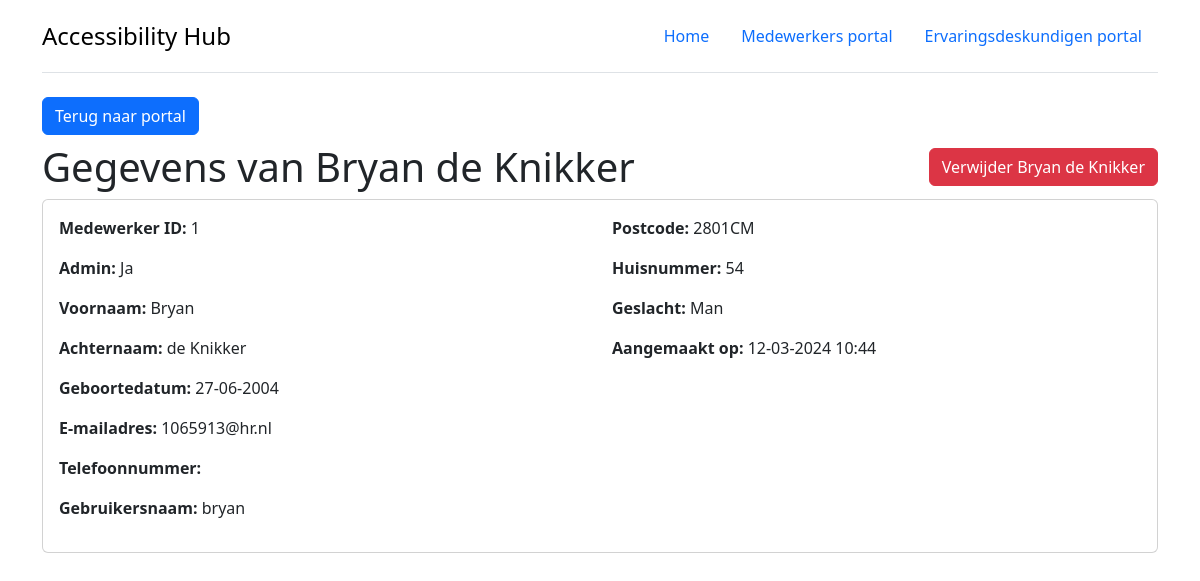
The app's page /medewerkers/medewerker/1/ with its own data.
### administrators/models.py (models this page shows, shortened)
class Medewerker(models.Model):
    medewerker_id = models.AutoField(primary_key=True)
    voornaam = models.CharField(max_length=255)
    achternaam = models.CharField(max_length=100)
    gebruikersnaam = models.CharField(max_length=255, default='')
    wachtwoord = models.CharField(max_length=255)
    emailadres = models.CharField(max_length=255)
    postcode = models.CharField(max_length=6)
    huisnummer = models.IntegerField()
    geslacht = models.CharField(max_length=10)
    telefoonnummer = models.CharField(max_length=15)
    geboortedatum = models.DateField()
    admin = models.BooleanField()
    created_at = models.DateTimeField(auto_now_add=True)
    class Meta:
        db_table = 'medewerkers'

### administrators/views.py (the view)
def medewerker(request, medewerker_id):
    medewerker = Medewerker.objects.get(medewerker_id=medewerker_id)
    return render(request, 'employee.html', {'medewerker': medewerker})

### administrators/templates/employee.html (shortened to what this page needs)
{% extends "base.html" %}
{% block content %}
<div class="container">
    <div class="row">
        <div class="col-md-12">
            <a class="btn btn-primary mb-2" href="/medewerkers/portal/" role="button">Terug naar portal</a>
            <div class="row">
                <div class="col-8 ">
                    <h1>Gegevens van {{ medewerker.voornaam }} {{ medewerker.achternaam }}</h1>
                </div>
                <div class="col-4 d-flex justify-content-end align-items-center">
                    <a class="btn btn-danger mb-2"
                        href="{% url 'administrators:verwijder_medewerker' medewerker.medewerker_id %}"
                        role="button">Verwijder {{ medewerker.voornaam }} {{ medewerker.achternaam }}</a>
                </div>
            </div>
            <div class="card">
                <div class="card-body">
                    <div class="row">
                        <div class="col-6">
                            <p><b>Medewerker ID:</b> {{ medewerker.medewerker_id }}</p>
                            <p><b>Admin:</b> {% if medewerker.admin == 1 %}Ja{% else %}Nee{% endif %}</p>
                            <p><b>Voornaam:</b> {{ medewerker.voornaam }}</p>
                            <p><b>Achternaam:</b> {{ medewerker.achternaam }}</p>
                            <p><b>Geboortedatum:</b> {{ medewerker.geboortedatum|date:"d-m-Y" }}</p>
                            <p><b>E-mailadres:</b> {{ medewerker.emailadres }}</p>
                            <p><b>Telefoonnummer:</b> {{ medewerker.telefoonnummer }}</p>
                            <p><b>Gebruikersnaam:</b> {{ medewerker.gebruikersnaam }}</p>
                        </div>
                        <div class="col-6">
                            <p><b>Postcode:</b> {{ medewerker.postcode }}</p>
                            <p><b>Huisnummer:</b> {{ medewerker.huisnummer }}</p>
                            <p><b>Geslacht:</b> {{ medewerker.geslacht }}</p>
                            <p><b>Aangemaakt op:</b> {{ medewerker.created_at|date:"d-m-Y H:i" }}</p>
                        </div>
                    </div>
                </div>
            </div>
        </div>
    </div>
</div>
{% endblock content %}

### records on screen
Medewerker: voornaam "Bryan", achternaam "de Knikker", medewerker_id "1", geboortedatum "27-06-2004", emailadres "1065913@hr.nl", gebruikersnaam "bryan", postcode "2801CM", huisnummer "54", geslacht "Man", created_at "12-03-2024 10:44"
